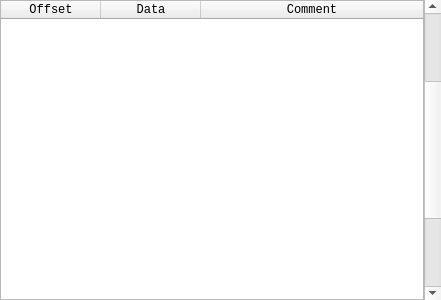
<?xml version="1.0" encoding="UTF-8"?>
<ui version="4.0">
 <class>qtDLGStack</class>
 <widget class="QDockWidget" name="qtDLGStack">
  <property name="geometry">
   <rect>
    <x>0</x>
    <y>0</y>
    <width>441</width>
    <height>300</height>
   </rect>
  </property>
  <property name="sizePolicy">
   <sizepolicy hsizetype="Expanding" vsizetype="Expanding">
    <horstretch>0</horstretch>
    <verstretch>0</verstretch>
   </sizepolicy>
  </property>
  <property name="minimumSize">
   <size>
    <width>317</width>
    <height>93</height>
   </size>
  </property>
  <property name="features">
   <set>QDockWidget::DockWidgetFloatable|QDockWidget::DockWidgetMovable</set>
  </property>
  <property name="windowTitle">
   <string>Stack View</string>
  </property>
  <widget class="QWidget" name="widget">
   <property name="sizePolicy">
    <sizepolicy hsizetype="Expanding" vsizetype="Expanding">
     <horstretch>0</horstretch>
     <verstretch>0</verstretch>
    </sizepolicy>
   </property>
   <layout class="QGridLayout" name="gridLayout">
    <property name="margin">
     <number>0</number>
    </property>
    <property name="spacing">
     <number>0</number>
    </property>
    <item row="0" column="0">
     <widget class="QTableWidget" name="tblStack">
      <property name="minimumSize">
       <size>
        <width>300</width>
        <height>0</height>
       </size>
      </property>
      <property name="maximumSize">
       <size>
        <width>16777215</width>
        <height>16777215</height>
       </size>
      </property>
      <property name="font">
       <font>
        <family>Lucida Console</family>
       </font>
      </property>
      <property name="contextMenuPolicy">
       <enum>Qt::CustomContextMenu</enum>
      </property>
      <property name="verticalScrollBarPolicy">
       <enum>Qt::ScrollBarAlwaysOff</enum>
      </property>
      <property name="horizontalScrollBarPolicy">
       <enum>Qt::ScrollBarAsNeeded</enum>
      </property>
      <property name="editTriggers">
       <set>QAbstractItemView::NoEditTriggers</set>
      </property>
      <property name="selectionBehavior">
       <enum>QAbstractItemView::SelectRows</enum>
      </property>
      <property name="horizontalScrollMode">
       <enum>QAbstractItemView::ScrollPerPixel</enum>
      </property>
      <property name="showGrid">
       <bool>false</bool>
      </property>
      <attribute name="horizontalHeaderVisible">
       <bool>true</bool>
      </attribute>
      <attribute name="horizontalHeaderStretchLastSection">
       <bool>true</bool>
      </attribute>
      <attribute name="verticalHeaderVisible">
       <bool>false</bool>
      </attribute>
      <attribute name="verticalHeaderDefaultSectionSize">
       <number>11</number>
      </attribute>
      <attribute name="verticalHeaderMinimumSectionSize">
       <number>11</number>
      </attribute>
      <column>
       <property name="text">
        <string>Offset</string>
       </property>
      </column>
      <column>
       <property name="text">
        <string>Data</string>
       </property>
      </column>
      <column>
       <property name="text">
        <string>Comment</string>
       </property>
      </column>
     </widget>
    </item>
    <item row="0" column="1">
     <widget class="QScrollBar" name="scrollStackView">
      <property name="sizePolicy">
       <sizepolicy hsizetype="Expanding" vsizetype="Expanding">
        <horstretch>0</horstretch>
        <verstretch>0</verstretch>
       </sizepolicy>
      </property>
      <property name="minimumSize">
       <size>
        <width>17</width>
        <height>0</height>
       </size>
      </property>
      <property name="maximumSize">
       <size>
        <width>17</width>
        <height>16777215</height>
       </size>
      </property>
      <property name="maximum">
       <number>10</number>
      </property>
      <property name="value">
       <number>5</number>
      </property>
      <property name="orientation">
       <enum>Qt::Vertical</enum>
      </property>
     </widget>
    </item>
   </layout>
  </widget>
 </widget>
 <layoutdefault spacing="6" margin="11"/>
 <resources/>
 <connections/>
</ui>
